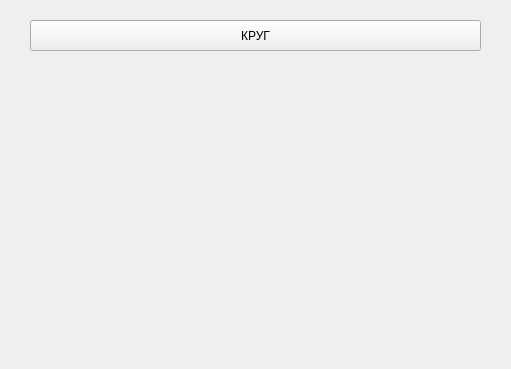
<?xml version="1.0" encoding="UTF-8"?>
<ui version="4.0">
 <class>Form</class>
 <widget class="QWidget" name="Form">
  <property name="geometry">
   <rect>
    <x>0</x>
    <y>0</y>
    <width>511</width>
    <height>369</height>
   </rect>
  </property>
  <property name="windowTitle">
   <string>Form</string>
  </property>
  <widget class="QPushButton" name="pushButton">
   <property name="geometry">
    <rect>
     <x>30</x>
     <y>20</y>
     <width>451</width>
     <height>31</height>
    </rect>
   </property>
   <property name="text">
    <string>КРУГ</string>
   </property>
  </widget>
 </widget>
 <resources/>
 <connections/>
</ui>
